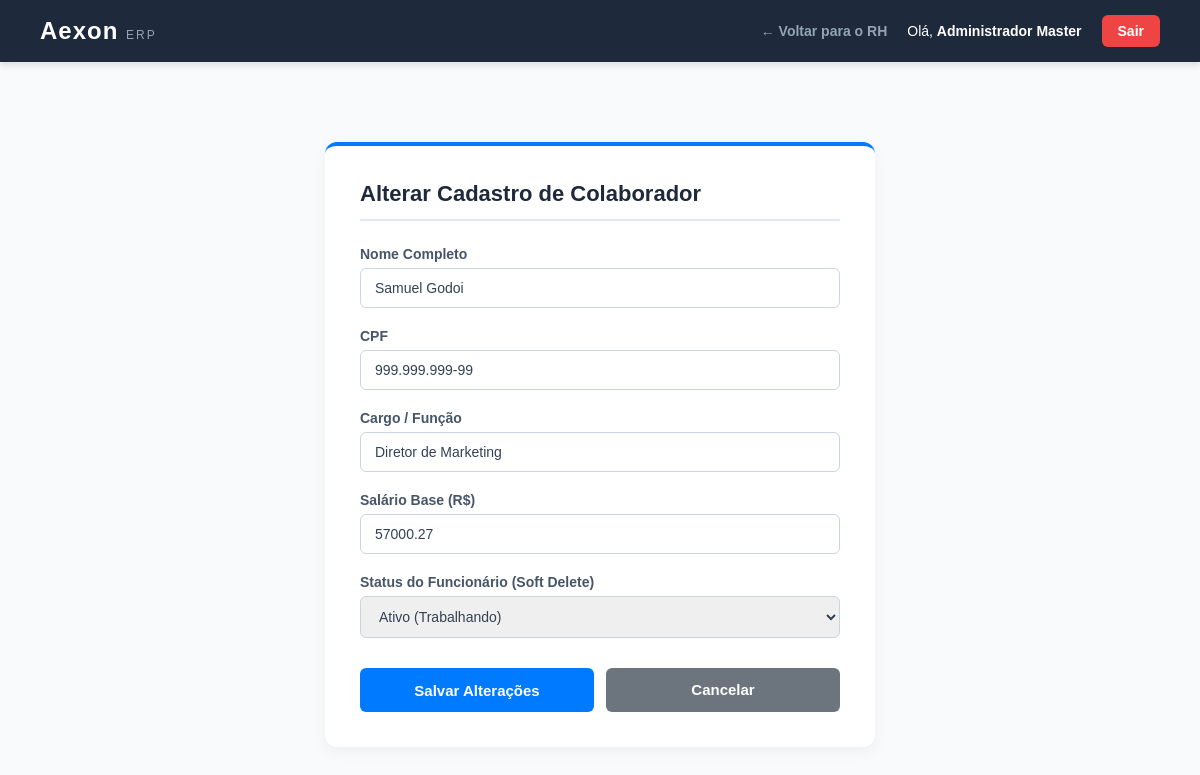
/syserp/index.php?rota=rh&acao=editar&id=5 (signed in), run on the app's committed database.
### tables this page shows
CREATE TABLE IF NOT EXISTS `funcionarios` (
  `id` int NOT NULL AUTO_INCREMENT,
  `nome` varchar(100) NOT NULL,
  `cpf` varchar(14) NOT NULL,
  `cargo` varchar(50) NOT NULL,
  `salario` decimal(10,2) NOT NULL,
  `data_cadastro` timestamp NULL DEFAULT CURRENT_TIMESTAMP,
  `ativo` tinyint(1) DEFAULT '1',
  PRIMARY KEY (`id`),
  UNIQUE KEY `cpf` (`cpf`)
);

### syserp/config/database.php (called while the page is built, shortened)
<?php
class Database {
    private $host = "localhost";
    private $db_name = "syserp";
    private $username = "root";
    private $password = "";
    public function getConnection() {
        $this->conn = null;
        try {
            $this->conn = new PDO("mysql:host=" . $this->host . ";dbname=" . $this->db_name, $this->username, $this->password);
            $this->conn->setAttribute(PDO::ATTR_ERRMODE, PDO::ERRMODE_EXCEPTION);
            $this->conn->exec("set names utf8");
        } catch(PDOException $exception) {
            echo "Erro de conexão com o banco syserp: " . $exception->getMessage();
        }
        return $this->conn;
    }
}
?>

### syserp/models/Funcionario.php (called while the page is built, shortened)
<?php
class Funcionario {
    private $conn;
    private $table_name = "funcionarios";
    public function __construct($db) {
        $this->conn = $db;
    }
    public function lerPorId($id) {
        $query = "SELECT id, nome, cpf, cargo, salario, ativo FROM " . $this->table_name . " WHERE id = ? LIMIT 0,1";
        $stmt = $this->conn->prepare($query);
        $stmt->bindParam(1, $id);
        $stmt->execute();
        return $stmt->fetch(PDO::FETCH_ASSOC);
    }
}
?>

### syserp/views/funcionarios_edit.php (the view, shortened to what this page needs)
<!DOCTYPE html>
<html lang="pt-BR">
<head>
</head>
<body>
    <div class="navbar">
        <div class="navbar-brand">
            Aexon <span>ERP</span>
        </div>
        <div class="user-info">
            <a href="index.php?rota=rh" class="btn-nav-voltar">← Voltar para o RH</a>
            <span>Olá, <strong><?= $_SESSION['usuario_nome'] ?></strong></span>
            <a href="index.php?rota=sair" class="logout-btn">Sair</a>
        </div>
    </div>
    <div class="container">
        <div class="card-panel">
            <h2>Alterar Cadastro de Colaborador</h2>
            <?php
                $cpf_formatado = preg_replace("/(\d{3})(\d{3})(\d{3})(\d{2})/", "\$1.\$2.\$3-\$4", $func_dados['cpf']);
            ?>
            <form action="index.php?rota=rh" method="POST">
                <div class="form-group">
                    <label>Nome Completo</label>
                    <input type="text" name="nome" value="<?= $func_dados['nome'] ?>" required>
                </div>
                <div class="form-group">
                    <label>CPF</label>
                    <input type="text" name="cpf" value="<?= $cpf_formatado ?>" maxlength="14" required>
                </div>
                <div class="form-group">
                    <label>Cargo / Função</label>
                    <input type="text" name="cargo" value="<?= $func_dados['cargo'] ?>" required>
                </div>
                <div class="form-group">
                    <label>Salário Base (R$)</label>
                    <input type="number" step="0.01" name="salario" value="<?= $func_dados['salario'] ?>" required>
                </div>
                <div class="form-group">
                    <label>Status do Funcionário (Soft Delete)</label>
                    <select name="ativo">
                        <option value="1" <?= $func_dados['ativo'] == 1 ? 'selected' : '' ?>>Ativo (Trabalhando)</option>
                    </select>
                </div>
                <div class="buttons-group">
                    <button type="submit">Salvar Alterações</button>
                    <a href="index.php?rota=rh" class="btn-cancel">Cancelar</a>
                </div>
            </form>
        </div>
    </div>
</body>
</html>

### syserp/views/funcionarios_edit.php (style rules this page uses)
body { font-family: Arial, sans-serif; background-color: #f8fafc; margin: 0; padding: 0; }
.navbar { background-color: #1e293b; color: white; padding: 15px 40px; display: flex; justify-content: space-between; align-items: center; box-shadow: 0 4px 6px rgba(0,0,0,0.1); }
.navbar-brand { font-size: 24px; font-weight: bold; letter-spacing: 1px; }
.navbar-brand span { font-size: 12px; color: #94a3b8; font-weight: normal; text-transform: uppercase; letter-spacing: 2px; }
.user-info { display: flex; align-items: center; gap: 20px; font-size: 14px; }
.btn-nav-voltar { color: #94a3b8; text-decoration: none; font-weight: bold; transition: color 0.2s; }
.logout-btn { background: #ef4444; color: white; padding: 8px 16px; text-decoration: none; border-radius: 6px; font-weight: bold; transition: background 0.2s; }
.container { padding: 40px; max-width: 550px; margin: 40px auto; }
.card-panel { background: white; padding: 35px; border-radius: 12px; box-shadow: 0 4px 15px rgba(0, 0, 0, 0.05); border-top: 4px solid #007BFF; }
.card-panel h2 { margin-top: 0; margin-bottom: 25px; color: #1e293b; font-size: 22px; border-bottom: 2px solid #e2e8f0; padding-bottom: 12px; }
form { display: flex; flex-direction: column; gap: 20px; }
.form-group { display: flex; flex-direction: column; gap: 6px; }
.form-group label { font-size: 14px; font-weight: bold; color: #475569; }
input, select { padding: 11px 14px; border: 1px solid #cbd5e1; border-radius: 6px; font-family: inherit; font-size: 14px; color: #334155; width: 100%; box-sizing: border-box; transition: all 0.2s; }
.buttons-group { display: flex; gap: 12px; margin-top: 10px; }
button { flex: 1; padding: 12px 20px; background: #007BFF; color: white; border: none; border-radius: 6px; cursor: pointer; font-weight: bold; font-family: inherit; font-size: 15px; transition: background 0.2s; }
.btn-cancel { flex: 1; padding: 12px 20px; background: #6c757d; color: white; text-align: center; text-decoration: none; border-radius: 6px; font-weight: bold; font-family: inherit; font-size: 15px; line-height: 20px; box-sizing: border-box; transition: background 0.2s; }

### data on the page
funcionarios: nome "Samuel Godoi", cpf "999.999.999-99", cargo "Diretor de Marketing", salario "57000.27", ativo "Ativo (Trabalhando)"

### other printed values
$_SESSION['usuario_nome'] "Administrador Master"
